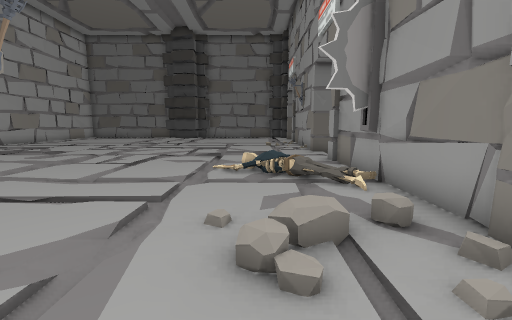
View 1 (above)

16 first-person views from a walk through a 3-D level made in the Unity game engine. The camera is 1.3 m above the floor, tilts 8° down and sees 90° across. The floor is counted in squares, 1 m on a side. Each view is taken from the middle of a square. On the plan, view 1 faces up. The plan holds only what a view shows up to about 13 squares ahead; the rest is blank. The place goes on beyond the plan. Some animated figures are left out. Door leaves are left out, so doorways stand open.

View 2
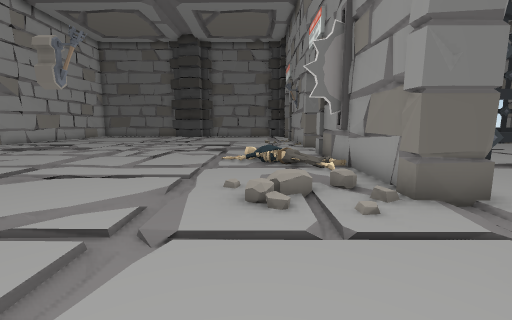

View 3
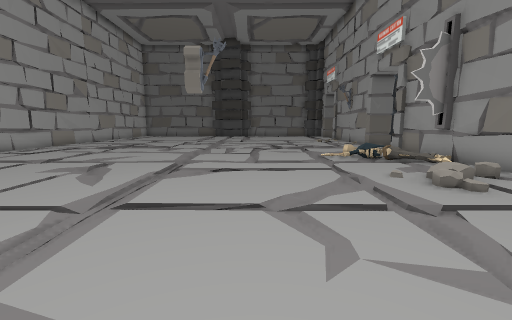

View 4
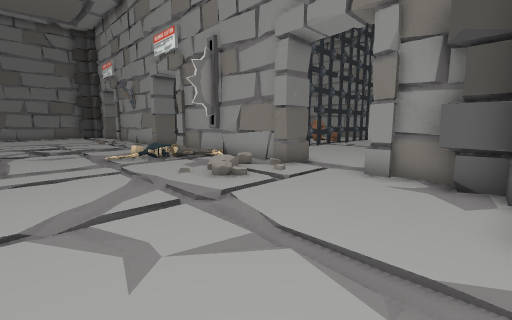

View 5
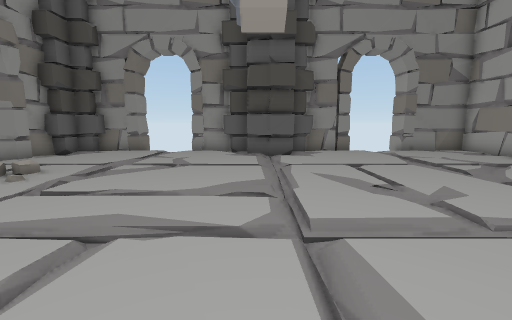

View 6
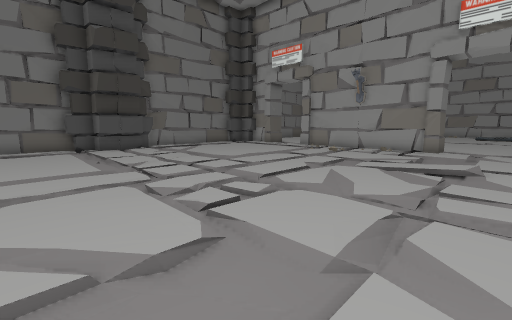

View 7
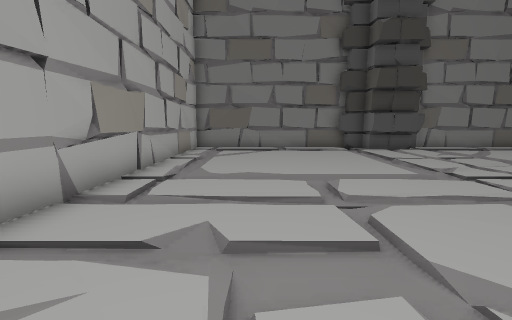

View 8
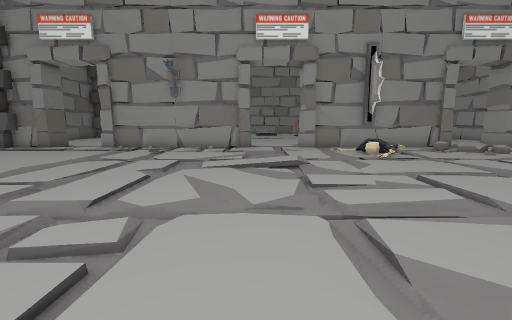

View 9
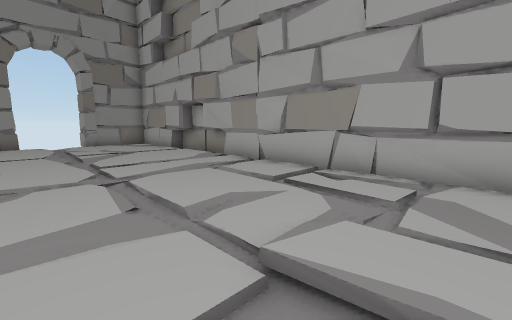

View 10
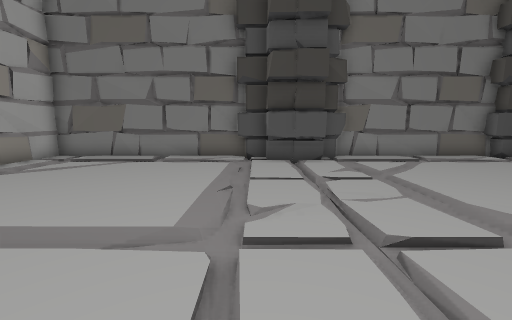

View 11
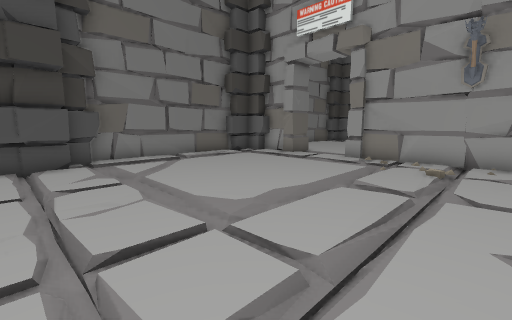

View 12
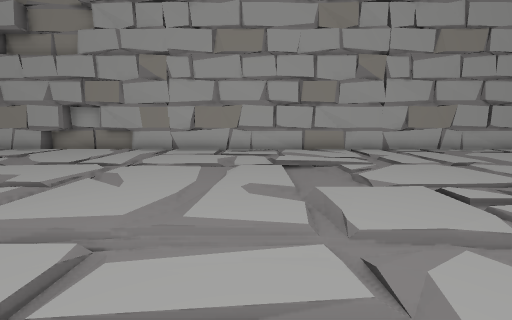

View 13
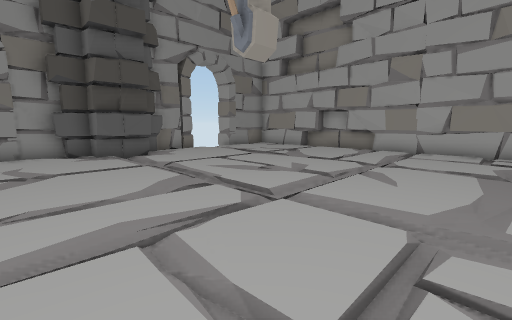

View 14
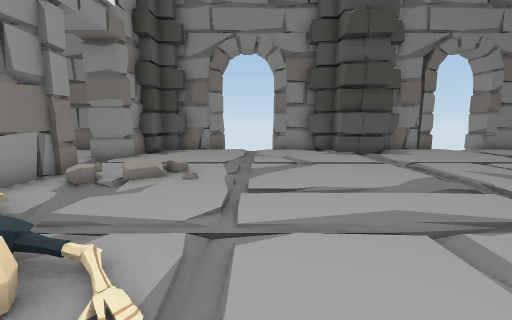

View 15
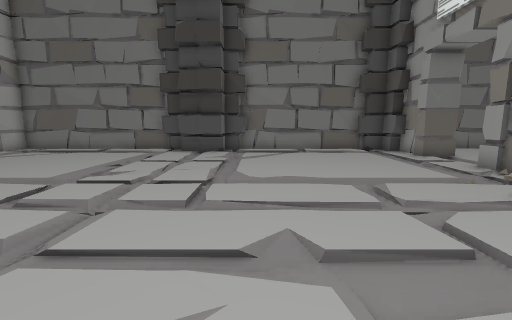

View 16
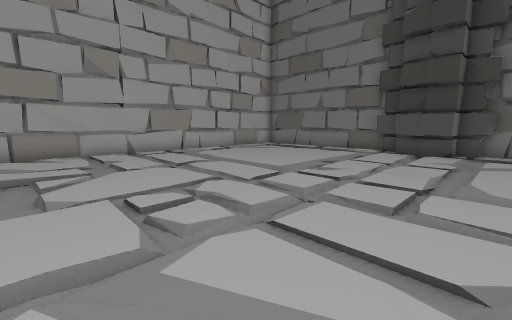

### Floor plan
Key: @ floor where view 1 was taken; # wall or solid block; . main floor; - floor 0.25 m lower than the main floor; / step, stairs or slope; D open door; O other object.
Columns run from 17 left of view 1 to 5 right of it. Each row starts with its distance up from view 1.
 25  ####################
 24  #.--.....##.--.....#
 23  #..................##.
 22  #-.........-.......DD.
 21  #......./........./DD.
 20  #..................D
 19  #/........./.......#
 18  #/./.....///./..../#
 17  #.../.../...../.../#
 16  #//////////////////#
 15  #.../........./....#
 14  #.......//.........#
 13  #../...../.../.....##
 12  #../.--../.../.--..DD.
 11  #.....-.........-..DD.
 10  #.-.........-......DD.
  9  #./........./......##
  8  #./........./......#
  7  #......../......O..#
  6  #-/////-///-///----#
  5  #..................#
  4 ##....../.........-.#
  3 ##................O ##.
  2 #......./.......... DD.
  1 ##....../.........-.DD.
  0 ##.../........./.@..DD
 -1  #.../........./....##
 -2  #.../...###.../...##
 -3  #..DDD.#####.DDD.###
 -4  ###DDD###  ###DD###

Where each view was taken, in squares from view 1:
view 1: 0 up, 0 right, facing up
view 2: 2 down, 0 right, facing up
view 3: 3 down, 4 left, facing up
view 4: 3 down, 4 left, facing up-right
view 5: 9 up, 6 left, facing down
view 6: 10 up, 11 left, facing up-right
view 7: 12 up, 13 left, facing up
view 8: 12 up, 10 left, facing right
view 9: 12 up, 10 left, facing down-left
view 10: 15 up, 8 left, facing up
view 11: 15 up, 7 left, facing up-right
view 12: 10 up, 4 left, facing left
view 13: 9 up, 3 left, facing down-left
view 14: 9 up, 2 left, facing down
view 15: 12 up, 4 left, facing up
view 16: 12 up, 4 left, facing up-left
